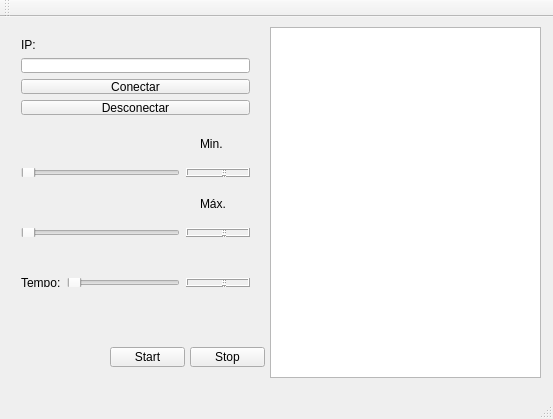
<?xml version="1.0" encoding="UTF-8"?>
<ui version="4.0">
 <class>MainWindow</class>
 <widget class="QMainWindow" name="MainWindow">
  <property name="geometry">
   <rect>
    <x>0</x>
    <y>0</y>
    <width>553</width>
    <height>419</height>
   </rect>
  </property>
  <property name="windowTitle">
   <string>MainWindow</string>
  </property>
  <widget class="QWidget" name="centralWidget">
   <widget class="QPushButton" name="pushButtonStart">
    <property name="geometry">
     <rect>
      <x>110</x>
      <y>330</y>
      <width>75</width>
      <height>20</height>
     </rect>
    </property>
    <property name="text">
     <string>Start</string>
    </property>
   </widget>
   <widget class="QPushButton" name="pushButtonStop">
    <property name="geometry">
     <rect>
      <x>190</x>
      <y>330</y>
      <width>75</width>
      <height>20</height>
     </rect>
    </property>
    <property name="text">
     <string>Stop</string>
    </property>
   </widget>
   <widget class="QPlainTextEdit" name="plainTextEditData">
    <property name="geometry">
     <rect>
      <x>270</x>
      <y>10</y>
      <width>271</width>
      <height>351</height>
     </rect>
    </property>
   </widget>
   <widget class="QLabel" name="label">
    <property name="geometry">
     <rect>
      <x>200</x>
      <y>120</y>
      <width>46</width>
      <height>13</height>
     </rect>
    </property>
    <property name="text">
     <string>Min.</string>
    </property>
   </widget>
   <widget class="QLabel" name="label_3">
    <property name="geometry">
     <rect>
      <x>200</x>
      <y>180</y>
      <width>46</width>
      <height>13</height>
     </rect>
    </property>
    <property name="text">
     <string>Máx.</string>
    </property>
   </widget>
   <widget class="QWidget" name="">
    <property name="geometry">
     <rect>
      <x>10</x>
      <y>10</y>
      <width>251</width>
      <height>99</height>
     </rect>
    </property>
    <layout class="QVBoxLayout" name="verticalLayout">
     <item>
      <widget class="QLabel" name="label_2">
       <property name="text">
        <string>IP:</string>
       </property>
      </widget>
     </item>
     <item>
      <widget class="QLineEdit" name="lineEditIP"/>
     </item>
     <item>
      <widget class="QPushButton" name="pushButtonConnect">
       <property name="text">
        <string>Conectar</string>
       </property>
      </widget>
     </item>
     <item>
      <widget class="QPushButton" name="pushButtonDisconnect">
       <property name="text">
        <string>Desconectar</string>
       </property>
      </widget>
     </item>
    </layout>
   </widget>
   <widget class="QWidget" name="">
    <property name="geometry">
     <rect>
      <x>10</x>
      <y>200</y>
      <width>251</width>
      <height>31</height>
     </rect>
    </property>
    <layout class="QHBoxLayout" name="horizontalLayout_2">
     <item>
      <widget class="QSlider" name="horizontalSliderMax">
       <property name="orientation">
        <enum>Qt::Horizontal</enum>
       </property>
      </widget>
     </item>
     <item>
      <widget class="QLCDNumber" name="lcdNumberMax"/>
     </item>
    </layout>
   </widget>
   <widget class="QWidget" name="">
    <property name="geometry">
     <rect>
      <x>10</x>
      <y>140</y>
      <width>251</width>
      <height>31</height>
     </rect>
    </property>
    <layout class="QHBoxLayout" name="horizontalLayout_3">
     <item>
      <widget class="QSlider" name="horizontalSliderMin">
       <property name="orientation">
        <enum>Qt::Horizontal</enum>
       </property>
      </widget>
     </item>
     <item>
      <widget class="QLCDNumber" name="lcdNumberMin"/>
     </item>
    </layout>
   </widget>
   <widget class="QWidget" name="">
    <property name="geometry">
     <rect>
      <x>10</x>
      <y>250</y>
      <width>251</width>
      <height>31</height>
     </rect>
    </property>
    <layout class="QHBoxLayout" name="horizontalLayout">
     <item>
      <widget class="QLabel" name="label_4">
       <property name="text">
        <string>Tempo:</string>
       </property>
      </widget>
     </item>
     <item>
      <widget class="QSlider" name="horizontalSliderTime">
       <property name="minimum">
        <number>1</number>
       </property>
       <property name="maximum">
        <number>10</number>
       </property>
       <property name="orientation">
        <enum>Qt::Horizontal</enum>
       </property>
      </widget>
     </item>
     <item>
      <widget class="QLCDNumber" name="lcdNumberTime"/>
     </item>
    </layout>
   </widget>
   <zorder>pushButtonConnect</zorder>
   <zorder>pushButtonDisconnect</zorder>
   <zorder>horizontalSliderMin</zorder>
   <zorder>lcdNumberMin</zorder>
   <zorder>horizontalSliderMax</zorder>
   <zorder>lcdNumberMax</zorder>
   <zorder>horizontalSliderTime</zorder>
   <zorder>lcdNumberTime</zorder>
   <zorder>pushButtonStart</zorder>
   <zorder>pushButtonStop</zorder>
   <zorder>plainTextEditData</zorder>
   <zorder>label</zorder>
   <zorder>label_2</zorder>
   <zorder>label_3</zorder>
   <zorder>label_4</zorder>
   <zorder>lineEditIP</zorder>
   <zorder>splitter</zorder>
  </widget>
  <widget class="QMenuBar" name="menuBar">
   <property name="geometry">
    <rect>
     <x>0</x>
     <y>0</y>
     <width>553</width>
     <height>21</height>
    </rect>
   </property>
  </widget>
  <widget class="QToolBar" name="mainToolBar">
   <attribute name="toolBarArea">
    <enum>TopToolBarArea</enum>
   </attribute>
   <attribute name="toolBarBreak">
    <bool>false</bool>
   </attribute>
  </widget>
  <widget class="QStatusBar" name="statusBar"/>
 </widget>
 <layoutdefault spacing="6" margin="11"/>
 <resources/>
 <connections/>
</ui>
